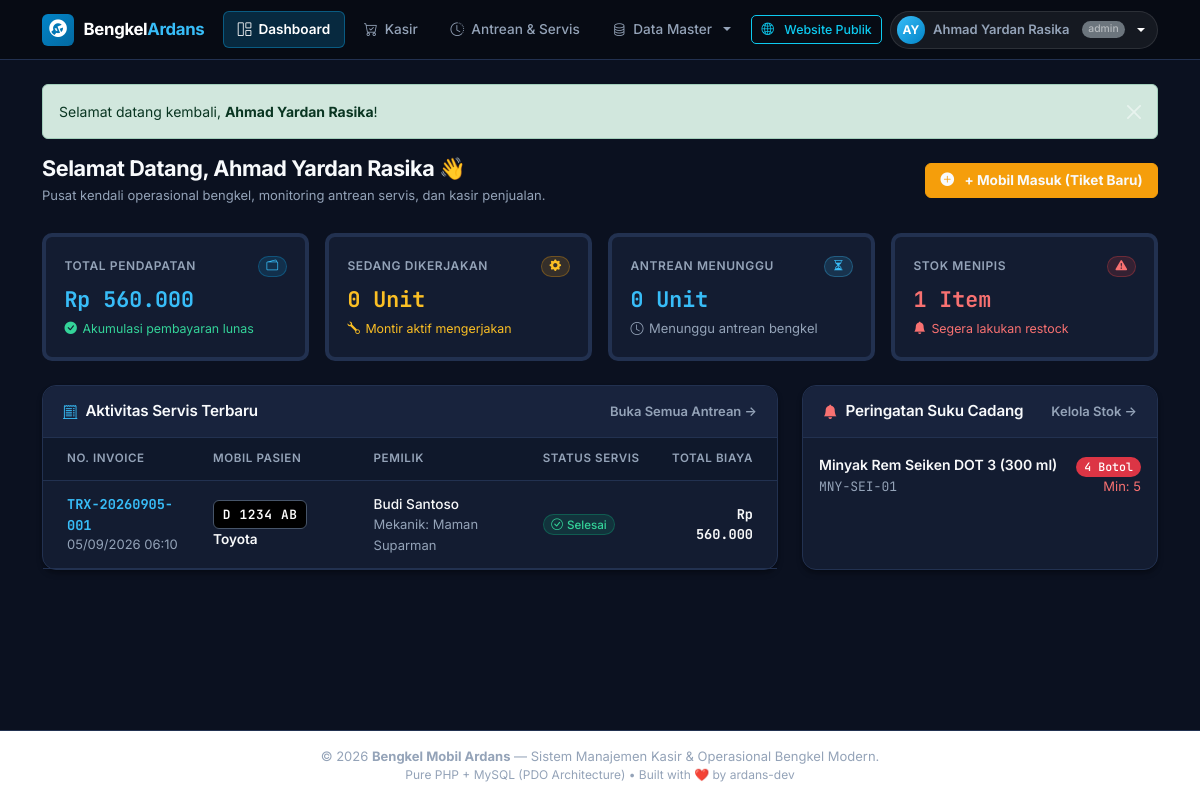
Screenshot of /dashboard.php (signed in) with the database file from the repository.
### tables this page shows
CREATE TABLE transaksi (
    id_transaksi INT AUTO_INCREMENT PRIMARY KEY,
    kode_transaksi VARCHAR(30) NOT NULL UNIQUE COMMENT 'Nomor invoice resmi (misal: TRX-20260905-001)',
    id_kendaraan INT NOT NULL COMMENT 'Mobil yang dikerjakan',
    id_mekanik INT NOT NULL COMMENT 'Mekanik penanggung jawab servis',
    id_admin INT NULL COMMENT 'Kasir yang memproses nota pembayaran',
    kilometer INT DEFAULT 0 COMMENT 'Angka odometer spedometer saat mobil masuk',
    keluhan TEXT NOT NULL COMMENT 'Masalah yang dirasakan pemilik kendaraan',
    catatan_mekanik TEXT NULL COMMENT 'Hasil diagnosa dan saran perawatan mekanik',
    tanggal DATETIME DEFAULT CURRENT_TIMESTAMP COMMENT 'Waktu penerimaan servis',
    status_servis ENUM('Menunggu', 'Dikerjakan', 'Selesai', 'Dibatalkan') DEFAULT 'Menunggu' COMMENT 'Alur pengerjaan mobil',
    metode_pembayaran ENUM('Tunai', 'Transfer Bank', 'QRIS') DEFAULT 'Tunai' COMMENT 'Cara bayar pelanggan',
    total_jasa DECIMAL(12, 2) NOT NULL DEFAULT 0.00 COMMENT 'Subtotal akumulasi seluruh biaya jasa',
    total_sparepart DECIMAL(12, 2) NOT NULL DEFAULT 0.00 COMMENT 'Subtotal akumulasi seluruh biaya sparepart',
    total_biaya DECIMAL(12, 2) NOT NULL DEFAULT 0.00 COMMENT 'Total akhir yang wajib dibayar pelanggan',
    jumlah_bayar DECIMAL(12, 2) NOT NULL DEFAULT 0.00 COMMENT 'Uang tunai/transfer yang diserahkan pelanggan',
    kembalian DECIMAL(12, 2) NOT NULL DEFAULT 0.00 COMMENT 'Uang kembalian yang diberikan kasir',
    status_pembayaran ENUM('Belum Lunas', 'Lunas') DEFAULT 'Belum Lunas' COMMENT 'Status tagihan kasir',
    CONSTRAINT fk_transaksi_kendaraan 
        FOREIGN KEY (id_kendaraan) REFERENCES kendaraan(id_kendaraan) 
        ON DELETE RESTRICT ON UPDATE CASCADE,
    CONSTRAINT fk_transaksi_mekanik 
        FOREIGN KEY (id_mekanik) REFERENCES mekanik(id_mekanik) 
        ON DELETE RESTRICT ON UPDATE CASCADE,
    CONSTRAINT fk_transaksi_admin 
        FOREIGN KEY (id_admin) REFERENCES admin(id_admin) 
        ON DELETE SET NULL ON UPDATE CASCADE
);

CREATE TABLE kendaraan (
    id_kendaraan INT AUTO_INCREMENT PRIMARY KEY,
    id_pelanggan INT NOT NULL COMMENT 'ID pemilik mobil (Foreign Key ke tabel pelanggan)',
    plat_nomor VARCHAR(20) NOT NULL UNIQUE COMMENT 'Nomor polisi unik mobil (misal: D 1234 AB)',
    merek VARCHAR(50) NOT NULL COMMENT 'Pabrikan mobil (misal: Toyota, Honda, Daihatsu)',
    tipe VARCHAR(50) NOT NULL COMMENT 'Model spesifik mobil (misal: Avanza 1.3 G, Brio Satya)',
    tahun INT NULL COMMENT 'Tahun perakitan mobil untuk panduan spesifikasi suku cadang',
    transmisi ENUM('Manual', 'Matic') DEFAULT 'Manual' COMMENT 'Tipe transmisi mobil',
    warna VARCHAR(30) NULL COMMENT 'Warna mobil untuk memudahkan identifikasi di bengkel',
    created_at TIMESTAMP DEFAULT CURRENT_TIMESTAMP,
    CONSTRAINT fk_kendaraan_pelanggan 
        FOREIGN KEY (id_pelanggan) REFERENCES pelanggan(id_pelanggan) 
        ON DELETE CASCADE ON UPDATE CASCADE
);

CREATE TABLE pelanggan (
    id_pelanggan INT AUTO_INCREMENT PRIMARY KEY,
    nama VARCHAR(100) NOT NULL COMMENT 'Nama lengkap pelanggan',
    no_telepon VARCHAR(20) NOT NULL COMMENT 'Nomor WhatsApp/HP untuk konfirmasi servis selesai',
    alamat TEXT NULL COMMENT 'Alamat tempat tinggal pelanggan',
    created_at TIMESTAMP DEFAULT CURRENT_TIMESTAMP COMMENT 'Waktu pertama kali terdaftar'
);

CREATE TABLE mekanik (
    id_mekanik INT AUTO_INCREMENT PRIMARY KEY,
    nama_mekanik VARCHAR(100) NOT NULL COMMENT 'Nama teknisi bengkel',
    no_telepon VARCHAR(20) NULL COMMENT 'Nomor kontak mekanik',
    keahlian VARCHAR(100) NULL COMMENT 'Spesialisasi (misal: Mesin, Kelistrikan, Kaki-kaki)',
    status ENUM('Aktif', 'Cuti', 'Nonaktif') DEFAULT 'Aktif' COMMENT 'Status kesiapan montir',
    alamat TEXT NULL COMMENT 'Alamat domisili teknisi',
    created_at TIMESTAMP DEFAULT CURRENT_TIMESTAMP
);

CREATE TABLE sparepart (
    id_sparepart INT AUTO_INCREMENT PRIMARY KEY,
    kode_sparepart VARCHAR(30) NOT NULL UNIQUE COMMENT 'Kode SKU unik suku cadang (misal: OLI-SHL-01)',
    nama_sparepart VARCHAR(100) NOT NULL COMMENT 'Nama barang (misal: Shell Helix HX7 10W-40 4L)',
    kategori VARCHAR(50) DEFAULT 'Umum' COMMENT 'Kategori suku cadang (misal: Oli, Filter, Rem, Busi)',
    stok INT NOT NULL DEFAULT 0 COMMENT 'Jumlah stok fisik yang tersedia di gudang',
    satuan VARCHAR(20) DEFAULT 'Pcs' COMMENT 'Satuan kuantitas (misal: Pcs, Botol, Liter, Set)',
    harga_beli DECIMAL(12, 2) DEFAULT 0.00 COMMENT 'Harga modal dari supplier untuk analisa laba',
    harga_jual DECIMAL(12, 2) NOT NULL DEFAULT 0.00 COMMENT 'Harga banderol jual resmi ke pelanggan',
    stok_minimum INT DEFAULT 5 COMMENT 'Batas peringatan restock saat stok menipis',
    created_at TIMESTAMP DEFAULT CURRENT_TIMESTAMP
);

### includes/auth.php (called while the page is built, shortened)
<?php
require_once __DIR__ . '/../config/database.php';
function current_user(): array {
    return [
        'id'       => $_SESSION['user_id'] ?? null,
        'nama'     => $_SESSION['user_nama'] ?? 'Pengguna',
        'username' => $_SESSION['user_username'] ?? '',
        'role'     => $_SESSION['user_role'] ?? 'kasir'
    ];
}

### dashboard.php (the view, shortened to what this page needs)
<?php
require_once __DIR__ . '/includes/auth.php';
$pendapatan_total = (float)(db()->query("
    SELECT SUM(total_biaya) AS total
    FROM transaksi
    WHERE status_pembayaran = 'Lunas'
")->fetch()['total'] ?? 0);
$mobil_dikerjakan = (int)(db()->query("
    SELECT COUNT(*) AS total
    FROM transaksi
    WHERE status_servis = 'Dikerjakan'
")->fetch()['total'] ?? 0);
$antrean_menunggu = (int)(db()->query("
    SELECT COUNT(*) AS total
    FROM transaksi
    WHERE status_servis = 'Menunggu'
")->fetch()['total'] ?? 0);
$stok_kritis_count = (int)(db()->query("
    SELECT COUNT(*) AS total
    FROM sparepart
    WHERE stok <= stok_minimum
")->fetch()['total'] ?? 0);
$transaksi_terbaru = db()->query("
    SELECT t.*, k.plat_nomor, k.merek, p.nama AS nama_pelanggan, m.nama_mekanik
    FROM transaksi t
    JOIN kendaraan k ON t.id_kendaraan = k.id_kendaraan
    JOIN pelanggan p ON k.id_pelanggan = p.id_pelanggan
    JOIN mekanik m ON t.id_mekanik = m.id_mekanik
    ORDER BY t.id_transaksi DESC
    LIMIT 5
")->fetchAll();
$daftar_kritis = db()->query("
    SELECT kode_sparepart, nama_sparepart, stok, satuan, stok_minimum
    FROM sparepart
    WHERE stok <= stok_minimum
    ORDER BY stok ASC
    LIMIT 4
")->fetchAll();
include __DIR__ . '/includes/header.php';
?>
<div class="page-header-box">
    <div>
        <h1 class="page-title mb-1">Selamat Datang, <?= e($user_login['nama']) ?> 👋</h1>
        <p class="page-subtitle mb-0">Pusat kendali operasional bengkel, monitoring antrean servis, dan kasir penjualan.</p>
    </div>
    <div class="d-flex align-items-center gap-2">
        <a href="kasir.php" class="btn btn-warning text-dark fw-bold">
            <i class="bi bi-plus-circle-fill me-1"></i> + Mobil Masuk (Tiket Baru)
        </a>
    </div>
</div>
<div class="row g-3 mb-4">
    <div class="col-sm-6 col-lg-3">
        <div class="stat-card border-start border-4 border-primary">
            <div>
                <div class="d-flex justify-content-between align-items-center">
                    <span class="stat-card-title">TOTAL PENDAPATAN</span>
                    <span class="badge badge-primary-subtle"><i class="bi bi-wallet2"></i></span>
                </div>
                <div class="stat-card-value text-primary"><?= rupiah($pendapatan_total) ?></div>
            </div>
            <div class="stat-card-footer text-success">
                <i class="bi bi-check-circle-fill"></i> Akumulasi pembayaran lunas
            </div>
        </div>
    </div>
    <div class="col-sm-6 col-lg-3">
        <div class="stat-card border-start border-4 border-warning">
            <div>
                <div class="d-flex justify-content-between align-items-center">
                    <span class="stat-card-title">SEDANG DIKERJAKAN</span>
                    <span class="badge badge-warning-subtle"><i class="bi bi-gear-fill"></i></span>
                </div>
                <div class="stat-card-value text-warning"><?= $mobil_dikerjakan ?> Unit</div>
            </div>
            <div class="stat-card-footer text-warning">
                <i class="bi bi-wrench"></i> Montir aktif mengerjakan
            </div>
        </div>
    </div>
    <div class="col-sm-6 col-lg-3">
        <div class="stat-card border-start border-4 border-info">
            <div>
                <div class="d-flex justify-content-between align-items-center">
                    <span class="stat-card-title">ANTREAN MENUNGGU</span>
                    <span class="badge badge-info-subtle"><i class="bi bi-hourglass-split"></i></span>
                </div>
                <div class="stat-card-value text-info"><?= $antrean_menunggu ?> Unit</div>
            </div>
            <div class="stat-card-footer text-muted">
                <i class="bi bi-clock"></i> Menunggu antrean bengkel
            </div>
        </div>
    </div>
    <div class="col-sm-6 col-lg-3">
        <div class="stat-card border-start border-4 border-danger">
            <div>
                <div class="d-flex justify-content-between align-items-center">
                    <span class="stat-card-title">STOK MENIPIS</span>
                    <span class="badge badge-danger-subtle"><i class="bi bi-exclamation-triangle-fill"></i></span>
                </div>
                <div class="stat-card-value text-danger"><?= $stok_kritis_count ?> Item</div>
            </div>
            <div class="stat-card-footer text-danger">
                <i class="bi bi-bell-fill"></i> Segera lakukan restock
            </div>
        </div>
    </div>
</div>
<div class="row g-4">
    <div class="col-lg-8">
        <div class="card h-100">
            <div class="card-header d-flex justify-content-between align-items-center">
                <div class="d-flex align-items-center gap-2">
                    <i class="bi bi-receipt-cutoff text-primary"></i>
                    <span class="card-title mb-0">Aktivitas Servis Terbaru</span>
                </div>
                <a href="transaksi.php" class="small text-decoration-none fw-semibold">Buka Semua Antrean →</a>
            </div>
            <div class="card-body p-0">
                <div class="table-responsive">
                    <table class="table align-middle">
                        <thead>
                            <tr>
                                <th class="ps-4">No. Invoice</th>
                                <th>Mobil Pasien</th>
                                <th>Pemilik</th>
                                <th>Status Servis</th>
                                <th class="text-end pe-4">Total Biaya</th>
                            </tr>
                        </thead>
                        <tbody>
                            <?php if (empty($transaksi_terbaru)): ?>
                                <tr>
                                    <td colspan="5" class="text-center py-4 text-muted small">
                                        <i class="bi bi-inbox fs-4 d-block mb-1 text-secondary"></i>
                                        Belum ada data servis masuk hari ini.
                                    </td>
                                </tr>
                            <?php else: ?>
                                <?php foreach ($transaksi_terbaru as $t): ?>
                                    <tr>
                                        <td class="ps-4">
                                            <a href="detail_transaksi.php?id=<?= (int)$t['id_transaksi'] ?>" class="font-mono fw-bold text-decoration-none text-info">
                                                <?= e($t['kode_transaksi']) ?>
                                            </a>
                                            <div class="text-muted" style="font-size: 0.725rem;"><?= date('d/m/Y H:i', strtotime($t['tanggal'])) ?></div>
                                        </td>
                                        <td>
                                            <span class="badge-plat me-1"><?= e($t['plat_nomor']) ?></span>
                                            <span class="fw-semibold text-light"><?= e($t['merek']) ?></span>
                                        </td>
                                        <td>
                                            <div class="fw-medium text-light"><?= e($t['nama_pelanggan']) ?></div>
                                            <small class="text-muted">Mekanik: <?= e($t['nama_mekanik']) ?></small>
                                        </td>
                                        <td>
                                            <?php if ($t['status_servis'] === 'Menunggu'): ?>
                                                <span class="badge badge-warning-subtle"><i class="bi bi-clock me-1"></i>Menunggu</span>
                                            <?php elseif ($t['status_servis'] === 'Dikerjakan'): ?>
                                                <span class="badge badge-info-subtle"><i class="bi bi-gear me-1"></i>Dikerjakan</span>
                                            <?php else: ?>
                                                <span class="badge badge-success-subtle"><i class="bi bi-check-circle me-1"></i>Selesai</span>
                                            <?php endif; ?>
                                        </td>
                                        <td class="text-end pe-4 font-mono fw-bold text-light">
                                            <?= rupiah($t['total_biaya']) ?>
                                        </td>
                                    </tr>
                                <?php endforeach; ?>
                            <?php endif; ?>
                        </tbody>
                    </table>
                </div>
            </div>
        </div>
    </div>
    <div class="col-lg-4">
        <div class="card h-100">
            <div class="card-header d-flex justify-content-between align-items-center">
                <div class="d-flex align-items-center gap-2">
                    <i class="bi bi-bell-fill text-danger"></i>
                    <span class="card-title mb-0">Peringatan Suku Cadang</span>
                </div>
                <a href="sparepart.php" class="small text-decoration-none fw-semibold">Kelola Stok →</a>
            </div>
            <div class="card-body p-0">
                <?php if (empty($daftar_kritis)): ?>
                    <div class="p-4 text-center text-muted">
                        <i class="bi bi-check-circle fs-3 text-success d-block mb-2"></i>
                        <p class="mb-0 small fw-medium">Semua stok suku cadang dalam kondisi aman dan mencukupi.</p>
                    </div>
                <?php else: ?>
                    <ul class="list-group list-group-flush">
                        <?php foreach ($daftar_kritis as $sp): ?>
                            <li class="list-group-item d-flex justify-content-between align-items-center p-3">
                                <div>
                                    <div class="fw-semibold text-light mb-0"><?= e($sp['nama_sparepart']) ?></div>
                                    <small class="font-mono text-muted"><?= e($sp['kode_sparepart']) ?></small>
                                </div>
                                <div class="text-end">
                                    <span class="badge bg-danger text-white font-mono px-2 py-1">
                                        <?= (int)$sp['stok'] ?> <?= e($sp['satuan']) ?>
                                    </span>
                                    <div class="text-danger small" style="font-size: 0.725rem;">Min: <?= (int)$sp['stok_minimum'] ?></div>
                                </div>
                            </li>
                        <?php endforeach; ?>
                    </ul>
                <?php endif; ?>
            </div>
        </div>
    </div>
</div>
<?php include __DIR__ . '/includes/footer.php'; ?>

### rows the page displays
transaksi: kode_transaksi "TRX-20260905-001", tanggal "05/09/2026 06:10", id_kendaraan.plat_nomor "D 1234 AB", id_kendaraan.merek "Toyota", pelanggan.nama "Budi Santoso", id_mekanik.nama_mekanik "Maman Suparman", status_servis "Selesai", total_biaya "Rp 560.000"
sparepart: nama_sparepart "Minyak Rem Seiken DOT 3 (300 ml)", kode_sparepart "MNY-SEI-01", stok "4", satuan "Botol", stok_minimum "5"

### other values shown
$inisial "AY"
$user_login['nama'] "Ahmad Yardan Rasika"
$user_login['role'] "admin"
strip_tags($flash['message'], '<b><strong><i><code><br>') "Selamat datang kembali, Ahmad Yardan Rasika !"
rupiah($pendapatan_total) "Rp 560.000"
$mobil_dikerjakan "0"
$antrean_menunggu "0"
$stok_kritis_count "1"
